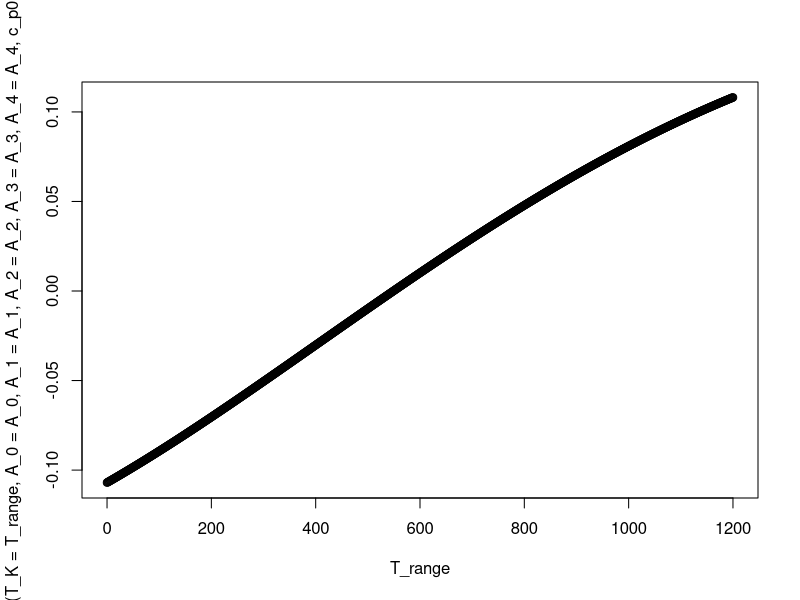

Write the R code that produced this figure.
## ---- chunk 1
# define our variables
A_0 <- 0.99302
A_1 <- 1.672E-4
A_2 <- 9.7216E-8
A_3 <- -9.5837E-11
A_4 <- 1.9320E-14

T_range <- seq(0,1200, by = 1)

c_p0 <- 1.1

# define our function
c_p <- function(T_K, A_0, A_1, A_2, A_3, A_4, c_p0){
  A_0 + A_1 * T_K + A_2 * T_K^2 + A_3 * T_K^3 + A_4 * T_K^4 - c_p0
}

plot(T_range, c_p(T_K = T_range, A_0 = A_0, A_1 = A_1, A_2 = A_2, A_3 = A_3, A_4 = A_4, c_p0 = 1.1))
## ---- chunk 2
uniroot(f = c_p, interval = c(0, 1200), A_0 = A_0, A_1 = A_1, A_2 = A_2, A_3 = A_3, A_4 = A_4, c_p0 = c_p0)
